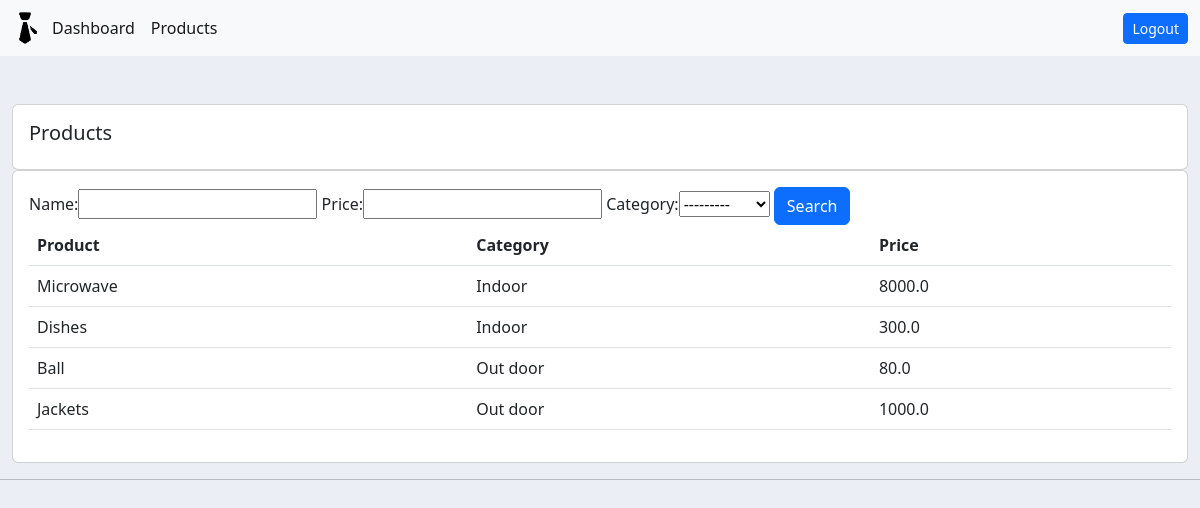
The app's page /products/ (signed in), older data.
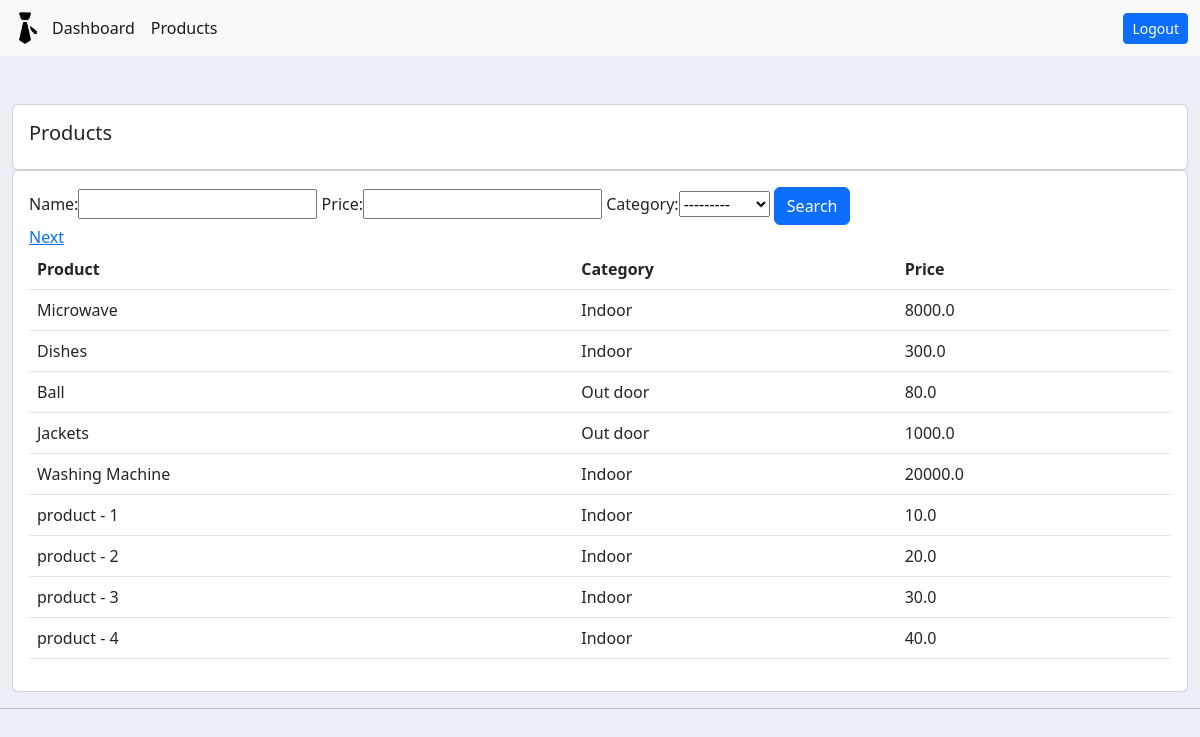
The same page, newer data.
### accounts/models.py (models this page shows, shortened)
class Product(models.Model):
  CATEGORY = (
    ('Indoor','Indoor'),
    ('Out door','Out door'),
  )
  name = models.CharField(max_length = 200, null=True)
  price = models.FloatField(null=True)
  category = models.CharField(max_length = 200, null = True, choices=CATEGORY)
  description = models.CharField(max_length = 200, null = True)
  date_created = models.DateTimeField(auto_now_add = True, null = True)
  tags = models.ManyToManyField(Tag)

### accounts/decorators.py (the view)
    def wrapper_func(request, *args, **kwargs):
      group = None
      if(request.user.groups.exists()):
        group = request.user.groups.all()[0].name
      if(group in allowed_roles):
        return view_func(request,*args,**kwargs)
      else:
        return HttpResponse('You are not authorized to view this page')

### accounts/templatetags/accounts_extras.py (called while the page is built)
@register.simple_tag
def my_url(value, field_name, urlencode=None):
  url = '?{}={}'.format(field_name, value)
  if urlencode:
    query_string = urlencode.split('&')
    filtered_query_string = filter(lambda x: x.split("=")[0]!=field_name, query_string)
    encoded_querystring = '&'.join(filtered_query_string)
    url = '{}&{}'.format(url, encoded_querystring)
  return url

### accounts/views.py (called while the page is built)
@login_required(login_url = 'login')
@allowed_users(allowed_roles = ['admins'])
def products(request):
  products_list = Product.objects.all()
  my_filter_product = ProductFilter(request.GET, queryset = products_list)
  products_list = my_filter_product.qs
  paginator_product = Paginator(products_list, 9)
  page_number_product = request.GET.get('page_product')
  page_product = paginator_product.get_page(page_number_product)
  context = {
    "products": products_list,
    "my_filter_product": my_filter_product,
    "page_product": page_product,
  }
  return render(request, 'accounts/products.html', context = context)

### accounts/templates/accounts/products.html (shortened to what this page needs)
{% extends "accounts/main.html" %}
{% load accounts_extras %}
{% block content %}
  <br>
  <div class="row">
    <div class="col-md">
      <div class="card card-body">
        <h5>Products</h5>
      </div>
      <div class="card card-body">
        <form method="get">
          {{ my_filter_product.form }}
          <button class="btn btn-primary" type="submit">Search</button>
        </form>
        <table class="table">
          <tr>
            <th>Product</th>
            <th>Category</th>
            <th>Price</th>
          </tr>
          {% for i in page_product.object_list %}
          <tr>
            <td>{{ i.name }}</td>
            <td>{{ i.category }}</td>
            <td>{{ i.price }}</td>
          </tr>
          {% endfor %}
          <div class="page-links">
            {% if page_product.has_next %}
            <a href="{% my_url value=page_product.next_page_number field_name='page_product' urlencode=request.GET.urlencode %}">Next</a>
            {% endif %}
          </div>
        </table>
      </div>
    </div>
  </div>
{% endblock %}

### accounts/templates/accounts/main.html (shortened to what this page needs)
{% load static %}
<!DOCTYPE html>
<html lang="en">
<head>
  <link href="https://cdn.jsdelivr.net/npm/bootstrap@5.2.3/dist/css/bootstrap.min.css" rel="stylesheet">
  <link rel="stylesheet" type="text/css" href="{% static '/css/main.css' %}">
</head>
<body>
  {% include "accounts/navbar.html" %}
  <br>
  <div class="container-fluid">
    {% block content %}
    {% endblock %}
  </div>
  <hr>
</body>
</html>

### accounts/templates/accounts/navbar.html (shortened to what this page needs)
{% load static %}
<nav class="navbar navbar-expand-lg bg-light">
  <div class="container-fluid">
    <img src="{% static '/images/logo.png' %}" class="logo">
    <div class="collapse navbar-collapse" id="navbarSupportedContent">
      <ul class="navbar-nav me-auto mb-2 mb-lg-0">
        {% if request.user.is_staff %}
        <li class="nav-item">
          <a class="nav-link active" aria-current="page" href="{% url 'home' %}">Dashboard</a>
        </li>
        <li class="nav-item">
          <a class="nav-link active" aria-current="page" href="{% url 'products' %}">Products</a>
        </li>
        {% else %}
        <li class="nav-item">
          <a class="nav-link active" aria-current="page" href="{% url 'account' %}">Settings</a>
        </li>
        {% endif %}
      </ul>
      <a class="btn btn-sm btn-primary" href="{% url 'logout' %}">Logout</a>
    </div>
  </div>
</nav>

### static/css/main.css (style rules this page uses)
.logo { width: 2rem; }
body { background-color: #ebeff5; }

Row changes from the older to the newer data that the page shows:
added Product: name "Washing Machine", category "Indoor", price "20000.0"
added Product: name "product - 1", category "Indoor", price "10.0"
added Product: name "product - 2", category "Indoor", price "20.0"
added Product: name "product - 3", category "Indoor", price "30.0"
added Product: name "product - 4", category "Indoor", price "40.0"
Text that changed along with them:
text now shown: "Next"
